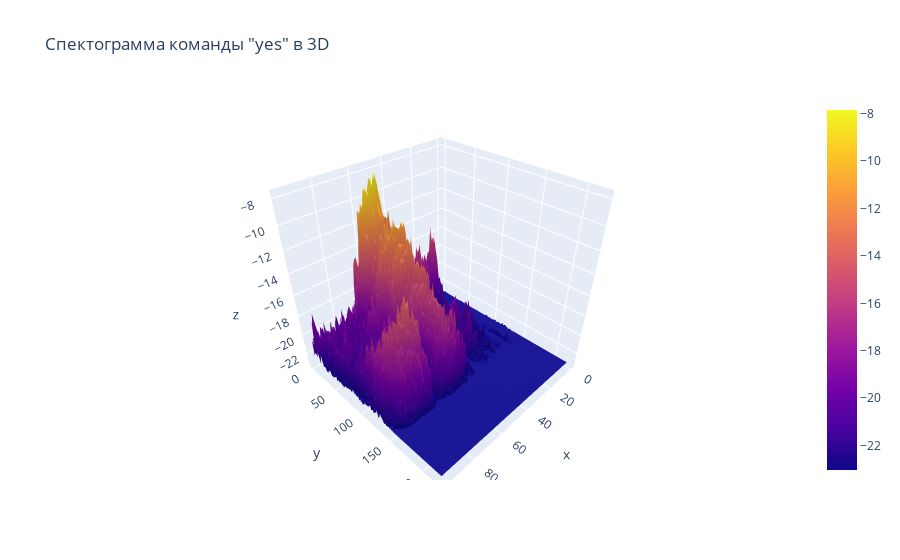

Write notebook code for a chart like this one.
### Markdown cell above
## 1.1.2 Спектограмма команды в 3D
<a id="3d"></a>

### Code cell
freqs, times, spectrogram = log_specgram(samples, sample_rate)

data = [go.Surface(z=spectrogram.T)]

layout = go.Layout(
    title='Спектограмма команды "yes" в 3D')

fig = go.Figure(data=data, layout=layout)
py.iplot(fig)

### Figure 1 — Plotly figure (JSON) as saved in the notebook; plotly's stock layout.template omitted (floating-point values rounded to 4 significant figures; data arrays with more than 128 entries replaced by an {"elided": "..."} marker saying what was removed)
{"data": [{"z": {"elided": "221x98 float values"}, "type": "surface"}], "layout": {"title": {"text": "Спектограмма команды \"yes\" в 3D"}}}
